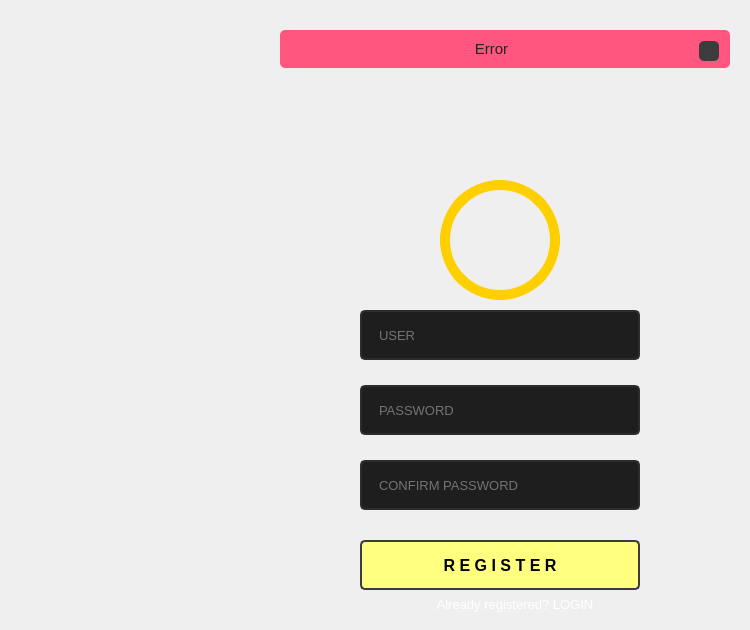
         <widget class="QWidget" name="register_page">
          <widget class="QFrame" name="content_2">
           <property name="geometry">
            <rect>
             <x>260</x>
             <y>10</y>
             <width>481</width>
             <height>611</height>
            </rect>
           </property>
           <property name="styleSheet">
            <string notr="true"/>
           </property>
           <property name="frameShape">
            <enum>QFrame::NoFrame</enum>
           </property>
           <property name="frameShadow">
            <enum>QFrame::Raised</enum>
           </property>
           <widget class="QFrame" name="login_area_3">
            <property name="geometry">
             <rect>
              <x>20</x>
              <y>60</y>
              <width>450</width>
              <height>550</height>
             </rect>
            </property>
            <property name="maximumSize">
             <size>
              <width>450</width>
              <height>550</height>
             </size>
            </property>
            <property name="styleSheet">
             <string notr="true">border-radius: 10px;</string>
            </property>
            <property name="frameShape">
             <enum>QFrame::NoFrame</enum>
            </property>
            <property name="frameShadow">
             <enum>QFrame::Raised</enum>
            </property>
            <widget class="QFrame" name="logo_3">
             <property name="geometry">
              <rect>
               <x>50</x>
               <y>20</y>
               <width>360</width>
               <height>90</height>
              </rect>
             </property>
             <property name="styleSheet">
              <string notr="true">background-image: url(Images/register_360x90.png);
background-repeat: no-repeat;
background-position: center;</string>
             </property>
             <property name="frameShape">
              <enum>QFrame::StyledPanel</enum>
             </property>
             <property name="frameShadow">
              <enum>QFrame::Raised</enum>
             </property>
            </widget>
            <widget class="QFrame" name="avatar_3">
             <property name="geometry">
              <rect>
               <x>160</x>
               <y>110</y>
               <width>120</width>
               <height>120</height>
              </rect>
             </property>
             <property name="styleSheet">
              <string notr="true">QFrame {
	background-image: url(Images/avatar.png);
	border-radius: 60px;
	border: 10px solid rgb(255, 207, 0);
	background-position: center;
}
QFrame:hover {
	border: 10px solid rgb(255, 225, 0);
}

</string>
             </property>
             <property name="frameShape">
              <enum>QFrame::StyledPanel</enum>
             </property>
             <property name="frameShadow">
              <enum>QFrame::Raised</enum>
             </property>
            </widget>
            <widget class="QLineEdit" name="lineEdit_Ruser">
             <property name="geometry">
              <rect>
               <x>80</x>
               <y>240</y>
               <width>280</width>
               <height>50</height>
              </rect>
             </property>
             <property name="font">
              <font>
               <family>Segoe UI</family>
               <pointsize>10</pointsize>
              </font>
             </property>
             <property name="autoFillBackground">
              <bool>false</bool>
             </property>
             <property name="styleSheet">
              <string notr="true">QLineEdit {
	border: 2px solid rgb(45, 45, 45);
	border-radius: 5px;
	padding: 15px;
	background-color: rgb(30, 30, 30);		
	color: rgb(200, 200, 200);
}
QLineEdit:hover {
	border: 2px solid rgb(55, 55, 55);
}
QLineEdit:focus {
	border: 2px solid rgb(255, 207, 0);	
	color: rgb(200, 200, 200);
}</string>
             </property>
             <property name="inputMask">
              <string/>
             </property>
             <property name="text">
              <string/>
             </property>
             <property name="maxLength">
              <number>32</number>
             </property>
             <property name="placeholderText">
              <string>USER</string>
             </property>
             <property name="cursorMoveStyle">
              <enum>Qt::LogicalMoveStyle</enum>
             </property>
            </widget>
            <widget class="QLineEdit" name="lineEdit_Rpassword">
             <property name="geometry">
              <rect>
               <x>80</x>
               <y>315</y>
               <width>280</width>
               <height>50</height>
              </rect>
             </property>
             <property name="font">
              <font>
               <family>Segoe UI</family>
               <pointsize>10</pointsize>
              </font>
             </property>
             <property name="styleSheet">
              <string notr="true">QLineEdit {
	border: 2px solid rgb(45, 45, 45);
	border-radius: 5px;
	padding: 15px;
	background-color: rgb(30, 30, 30);	
	color: rgb(200, 200, 200);
}
QLineEdit:hover {
	border: 2px solid rgb(55, 55, 55);
}
QLineEdit:focus {
	border: 2px solid rgb(255, 207, 0);	
	color: rgb(200, 200, 200);
}</string>
             </property>
             <property name="maxLength">
              <number>16</number>
             </property>
             <property name="echoMode">
              <enum>QLineEdit::Password</enum>
             </property>
             <property name="placeholderText">
              <string>PASSWORD</string>
             </property>
            </widget>
            <widget class="QPushButton" name="RegisterBtn">
             <property name="geometry">
              <rect>
               <x>80</x>
               <y>470</y>
               <width>280</width>
               <height>50</height>
              </rect>
             </property>
             <property name="font">
              <font>
               <pointsize>12</pointsize>
               <weight>75</weight>
               <bold>true</bold>
              </font>
             </property>
             <property name="styleSheet">
              <string notr="true">QPushButton {	

	background-color:rgb(255, 255, 127);
	border: 2px solid rgb(60, 60, 60);
	border-radius: 5px;
}
QPushButton:hover {	
	background-color:  rgb(239, 239, 239);
	border: 1px solid rgb(70, 70, 70);
}
QPushButton:pressed {	
	background-color: rgb(250, 230, 0);
	border: 2px solid rgb(255, 165, 24);	
	color: rgb(35, 35, 35);
}</string>
             </property>
             <property name="text">
              <string>R E G I S T E R</string>
             </property>
            </widget>
            <widget class="QLineEdit" name="lineEdit_Rpassword_confrm">
             <property name="geometry">
              <rect>
               <x>80</x>
               <y>390</y>
               <width>280</width>
               <height>50</height>
              </rect>
             </property>
             <property name="font">
              <font>
               <family>Segoe UI</family>
               <pointsize>10</pointsize>
              </font>
             </property>
             <property name="styleSheet">
              <string notr="true">QLineEdit {
	border: 2px solid rgb(45, 45, 45);
	border-radius: 5px;
	padding: 15px;
	background-color: rgb(30, 30, 30);	
	color: rgb(200, 200, 200);
}
QLineEdit:hover {
	border: 2px solid rgb(55, 55, 55);
}
QLineEdit:focus {
	border: 2px solid rgb(255, 207, 0);	
	color: rgb(200, 200, 200);
}</string>
             </property>
             <property name="maxLength">
              <number>16</number>
             </property>
             <property name="echoMode">
              <enum>QLineEdit::Password</enum>
             </property>
             <property name="placeholderText">
              <string>CONFIRM PASSWORD</string>
             </property>
            </widget>
            <widget class="QPushButton" name="Reg_login">
             <property name="geometry">
              <rect>
               <x>100</x>
               <y>520</y>
               <width>270</width>
               <height>28</height>
              </rect>
             </property>
             <property name="font">
              <font>
               <pointsize>10</pointsize>
              </font>
             </property>
             <property name="styleSheet">
              <string notr="true">QPushButton { 
    color:#fff;
}
QPushButton:hover { 
    color: rgb(255, 255, 127);
}</string>
             </property>
             <property name="text">
              <string>Already registered? LOGIN</string>
             </property>
            </widget>
           </widget>
           <widget class="QFrame" name="frame_error_reg">
            <property name="geometry">
             <rect>
              <x>20</x>
              <y>20</y>
              <width>450</width>
              <height>38</height>
             </rect>
            </property>
            <property name="maximumSize">
             <size>
              <width>450</width>
              <height>16777215</height>
             </size>
            </property>
            <property name="styleSheet">
             <string notr="true">background-color: rgb(255, 85, 127);
border-radius: 5px;</string>
            </property>
            <property name="frameShape">
             <enum>QFrame::StyledPanel</enum>
            </property>
            <property name="frameShadow">
             <enum>QFrame::Raised</enum>
            </property>
            <widget class="QLabel" name="label_error_3">
             <property name="geometry">
              <rect>
               <x>11</x>
               <y>11</y>
               <width>401</width>
               <height>16</height>
              </rect>
             </property>
             <property name="font">
              <font>
               <pointsize>11</pointsize>
              </font>
             </property>
             <property name="styleSheet">
              <string notr="true">color: rgb(35, 35, 35);</string>
             </property>
             <property name="text">
              <string>Error</string>
             </property>
             <property name="alignment">
              <set>Qt::AlignCenter</set>
             </property>
            </widget>
            <widget class="QPushButton" name="pushButton_close_pupup_reg">
             <property name="geometry">
              <rect>
               <x>419</x>
               <y>11</y>
               <width>20</width>
               <height>20</height>
              </rect>
             </property>
             <property name="maximumSize">
              <size>
               <width>20</width>
               <height>20</height>
              </size>
             </property>
             <property name="styleSheet">
              <string notr="true">QPushButton {
	border-radius: 5px;	
	background-image: url(Images/cil-x.png);
	background-position: center;	
	background-color: rgb(60, 60, 60);
}
QPushButton:hover {
	background-color: rgb(50, 50, 50);	
	color: rgb(200, 200, 200);
}
QPushButton:pressed {
	background-color: rgb(35, 35, 35);	
	color: rgb(200, 200, 200);
}</string>
             </property>
             <property name="text">
              <string/>
             </property>
            </widget>
           </widget>
          </widget>
         </widget>
